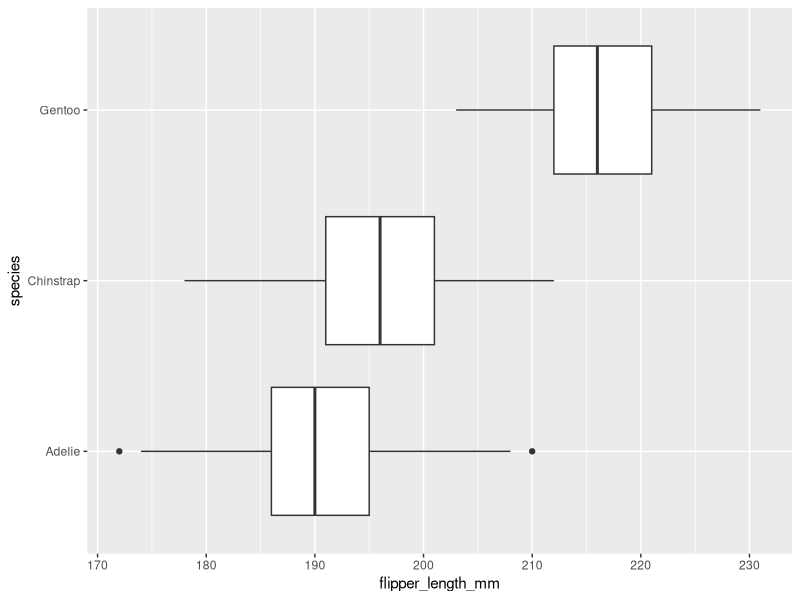
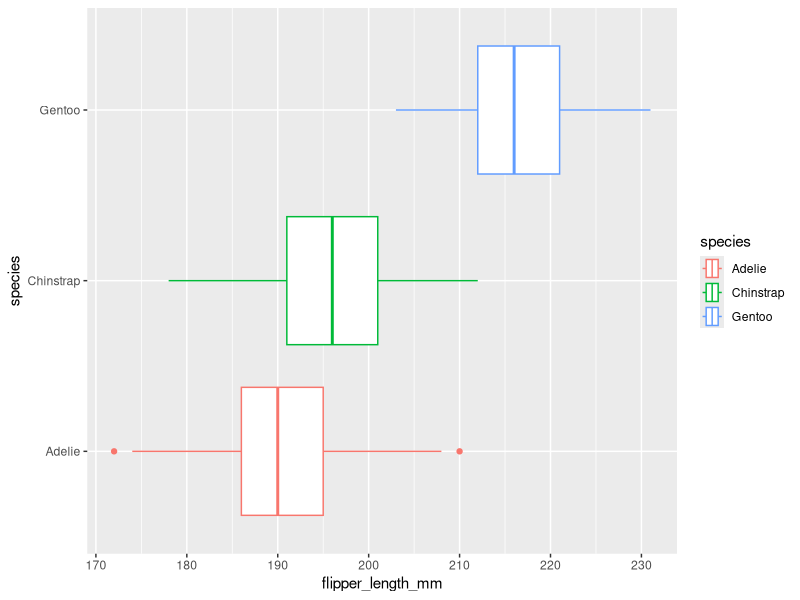
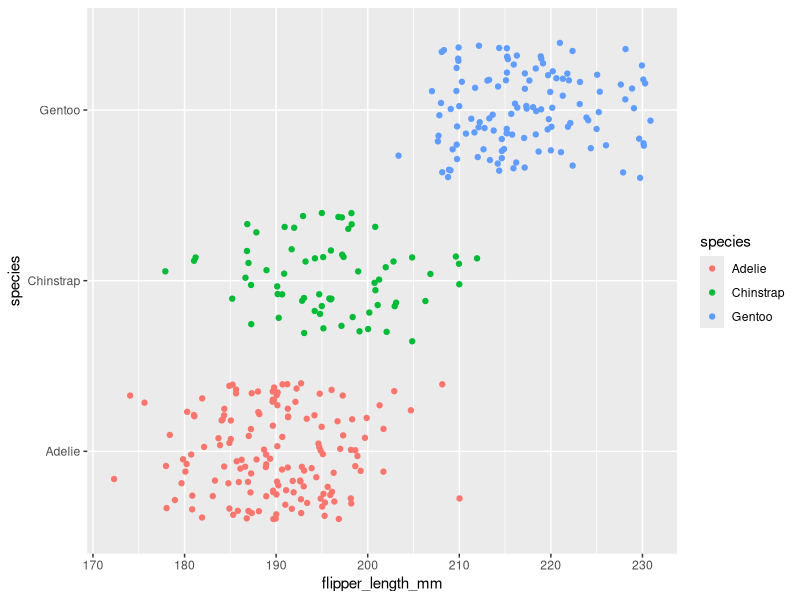
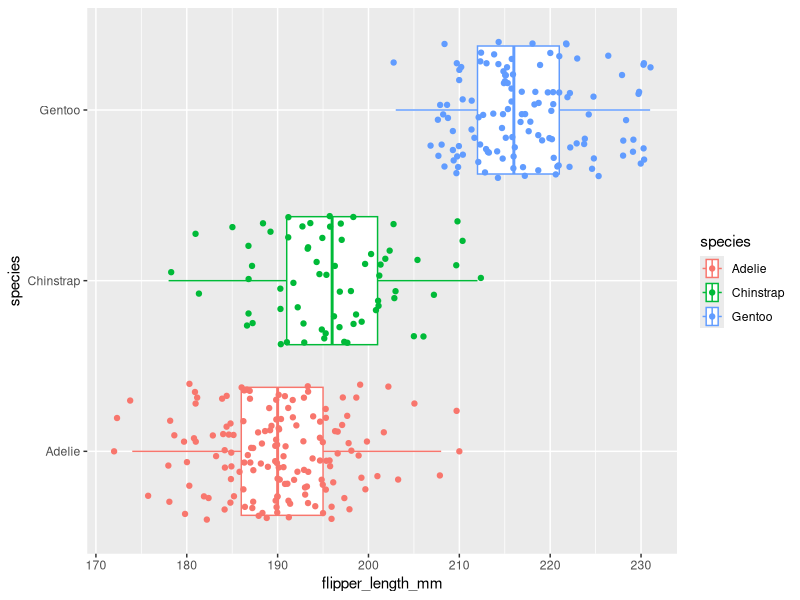
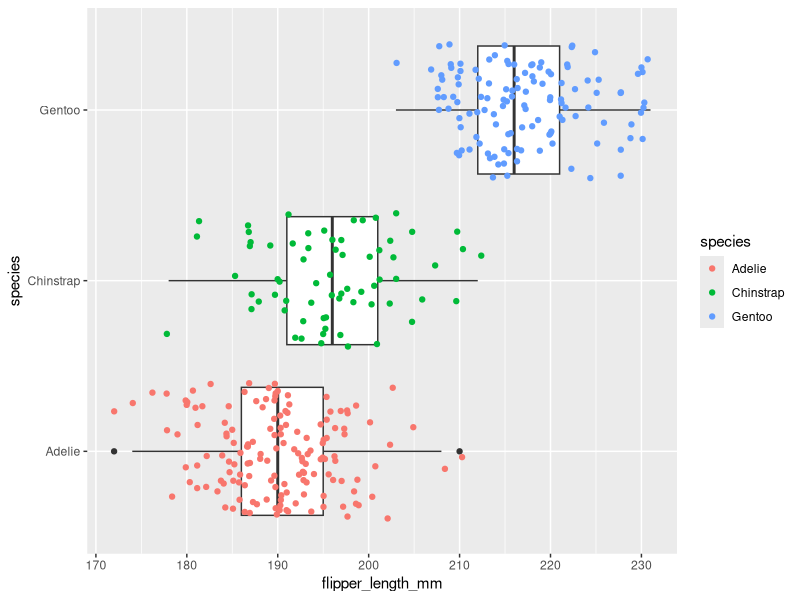
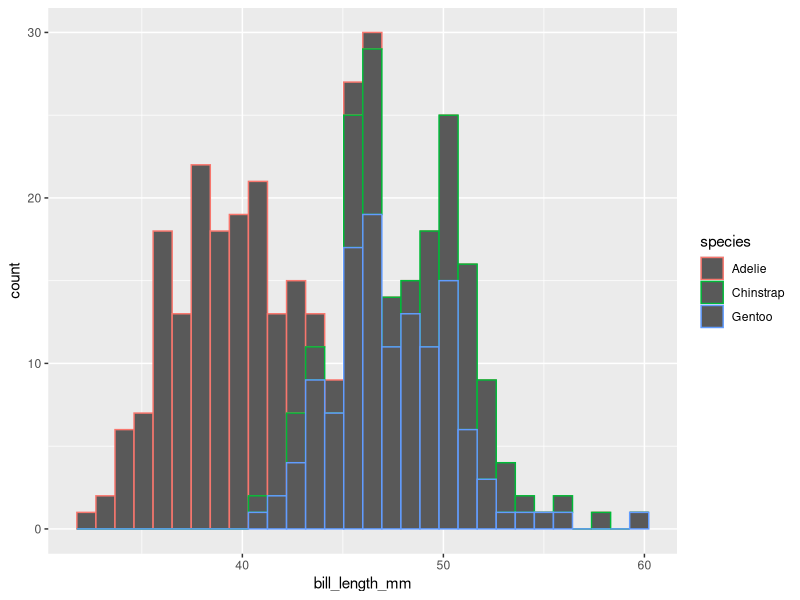
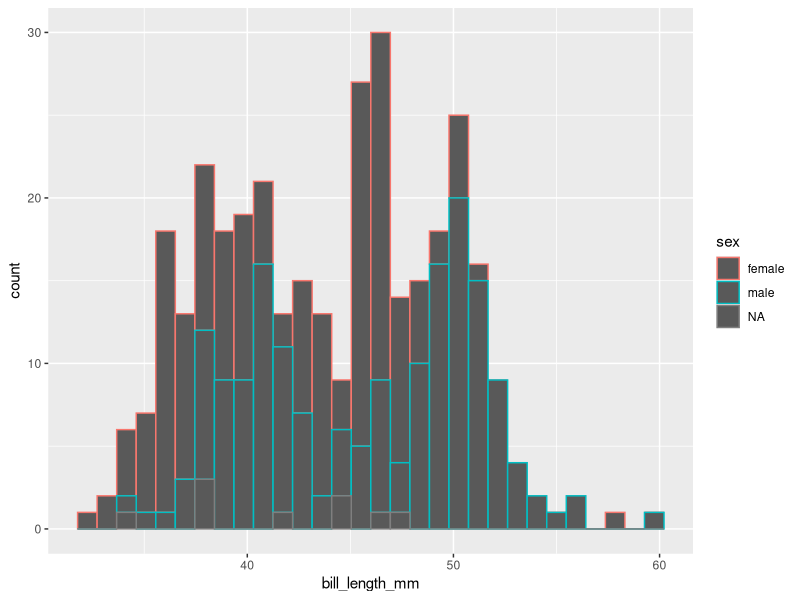
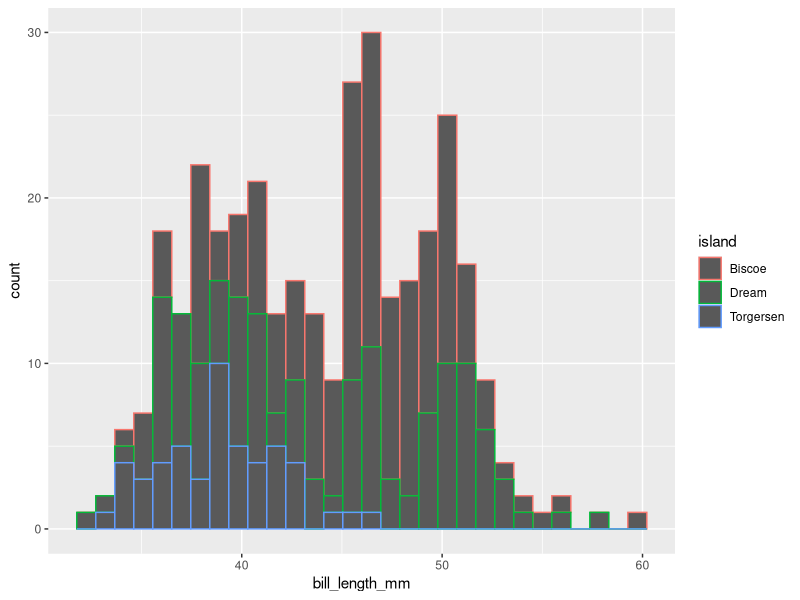

R code for these plots, in order:
## ---- chunk 1
knitr::opts_chunk$set(error = TRUE)
## ---- chunk 2
library(palmerpenguins)
penguins
## ---- chunk 3
library(ggplot2)
## ---- chunk 4
ggplot(data = penguins, mapping = aes(x = flipper_length_mm, y = species)) +
  geom_boxplot()
## ---- chunk 5
ggplot(data = penguins, mapping = aes(x = flipper_length_mm, y = species, color = species)) +
  geom_boxplot()
## ---- chunk 6
ggplot(data = penguins, mapping = aes(x = flipper_length_mm, y = species, color = species)) +
  geom_jitter()
## ---- chunk 7
ggplot(data = penguins, mapping = aes(x = flipper_length_mm, y = species, color = species)) +
  geom_boxplot() +
  geom_jitter()
## ---- chunk 8
ggplot(data = penguins,
       mapping = aes(x = flipper_length_mm, y = species)) +
  geom_boxplot() +
  geom_jitter(mapping = aes(color = species))
## ---- chunk 9
ggplot(data = penguins,
       mapping = aes(x = bill_length_mm)) +
  geom_histogram(mapping = aes(color = species))

## ---- chunk 10
ggplot(data = penguins,
       mapping = aes(x = bill_length_mm)) +
  geom_histogram(mapping = aes(color = sex))
## ---- chunk 11
ggplot(data = penguins,
       mapping = aes(x = bill_length_mm)) +
  geom_histogram(mapping = aes(color = island))
## ---- chunk 12
ggplot(data = penguins, mapping = aes(x = flipper_length_mm, y = body_mass_g, color = body_mass_g)) +
  geom_jitter()
## ---- chunk 13
ggplot(data = penguins, mapping = aes(x = flipper_length_mm, y = body_mass_g, color = species)) +
  geom_jitter()
## ---- chunk 14
ggplot(data = penguins, mapping = aes(x = flipper_length_mm, y = body_mass_g, color = body_mass_g)) +
  geom_jitter()
